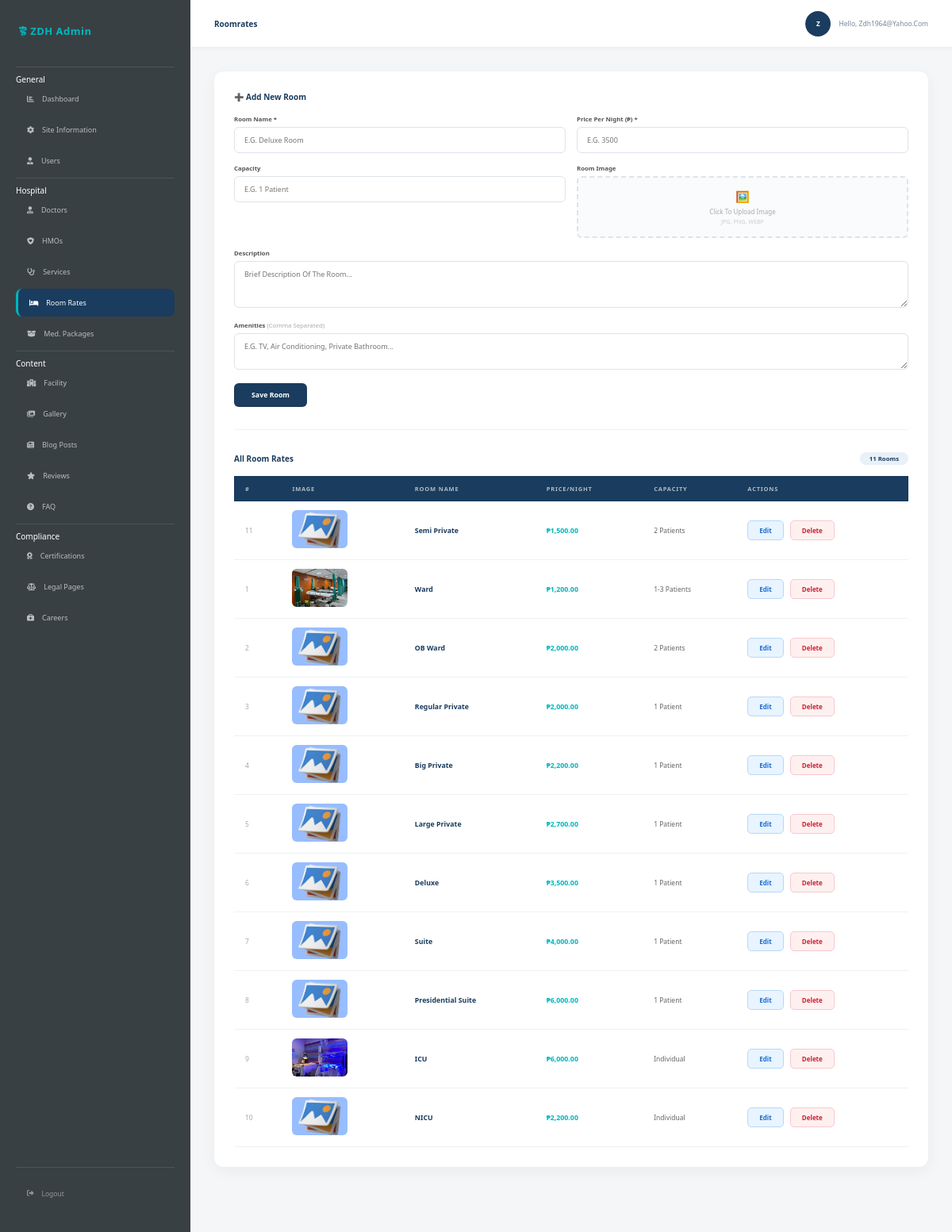
Screenshot of /admin/index.php?page=roomrates (signed in) with the database file from the repository.
### tables this page shows
CREATE TABLE `roomrates` (
  `id` int(11) UNSIGNED NOT NULL,
  `name` varchar(150) NOT NULL,
  `description` text DEFAULT NULL,
  `price_per_night` decimal(10,2) DEFAULT 0.00,
  `capacity` varchar(100) DEFAULT NULL,
  `amenities` text DEFAULT NULL,
  `image` varchar(255) DEFAULT '',
  `created_at` timestamp NOT NULL DEFAULT current_timestamp()
);

### admin/pages/roomrates.php (the view, shortened to what this page needs)
<?php
global $con;
$rooms = [];
$result = mysqli_query($con, "SELECT * FROM roomrates ORDER BY created_at DESC");
while ($row = mysqli_fetch_assoc($result)) $rooms[] = $row;
?>
<h4 id="formTitle" style="margin-bottom:16px;font-size:1rem;color:#1a3c5e;">➕ Add New Room</h4>
<div id="roomForm">
    <div style="display:grid;grid-template-columns:1fr 1fr;gap:14px;margin-bottom:14px;">
        <div>
            <label style="font-size:0.78rem;font-weight:600;color:#555;display:block;margin-bottom:5px;">Room Name *</label>
            <input type="text" id="roomName" placeholder="e.g. Deluxe Room"
                style="width:100%;padding:9px 12px;border:1px solid #dde3ea;border-radius:6px;font-size:0.9rem;font-family:inherit;outline:none;">
        </div>
        <div>
            <label style="font-size:0.78rem;font-weight:600;color:#555;display:block;margin-bottom:5px;">Price Per Night (₱) *</label>
            <input type="number" id="roomPrice" placeholder="e.g. 3500" min="0" step="0.01"
                style="width:100%;padding:9px 12px;border:1px solid #dde3ea;border-radius:6px;font-size:0.9rem;font-family:inherit;outline:none;">
        </div>
        <div>
            <label style="font-size:0.78rem;font-weight:600;color:#555;display:block;margin-bottom:5px;">Capacity</label>
            <input type="text" id="roomCapacity" placeholder="e.g. 1 patient"
                style="width:100%;padding:9px 12px;border:1px solid #dde3ea;border-radius:6px;font-size:0.9rem;font-family:inherit;outline:none;">
        </div>
        <div>
            <label style="font-size:0.78rem;font-weight:600;color:#555;display:block;margin-bottom:5px;">Room Image</label>
            <div id="uploadArea" onclick="document.getElementById('imageInput').click()"
                style="border:2px dashed #dde3ea;border-radius:6px;padding:14px;text-align:center;cursor:pointer;background:#fafbfc;">
                <div id="uploadPlaceholder">
                    <div style="font-size:1.4rem;margin-bottom:4px;">🖼️</div>
                    <div style="font-size:0.8rem;color:#aaa;">Click to upload image</div>
                    <div style="font-size:0.72rem;color:#ccc;margin-top:2px;">JPG, PNG, WEBP</div>
                </div>
            </div>
        </div>
    </div>
    <div style="margin-bottom:14px;">
        <label style="font-size:0.78rem;font-weight:600;color:#555;display:block;margin-bottom:5px;">Description</label>
        <textarea id="roomDesc" rows="3" placeholder="Brief description of the room..."
            style="width:100%;padding:9px 12px;border:1px solid #dde3ea;border-radius:6px;font-size:0.9rem;font-family:inherit;outline:none;resize:vertical;"></textarea>
    </div>
    <div style="margin-bottom:14px;">
        <label style="font-size:0.78rem;font-weight:600;color:#555;display:block;margin-bottom:5px;">Amenities <span style="color:#aaa;font-weight:400;">(comma separated)</span></label>
        <textarea id="roomAmenities" rows="2" placeholder="e.g. TV, Air conditioning, Private bathroom..."
            style="width:100%;padding:9px 12px;border:1px solid #dde3ea;border-radius:6px;font-size:0.9rem;font-family:inherit;outline:none;resize:vertical;"></textarea>
    </div>
    <div style="display:flex;gap:10px;">
        <button onclick="saveRoom()"
            style="padding:9px 22px;background:#1a3c5e;color:white;border:none;border-radius:6px;font-size:0.88rem;font-weight:600;cursor:pointer;">
            Save Room
        </button>
    </div>
</div>
<hr style="margin:28px 0;border:none;border-top:1px solid #eef1f5;">
<div style="display:flex;align-items:center;justify-content:space-between;margin-bottom:14px;">
    <h4 style="font-size:1rem;color:#1a3c5e;">All Room Rates</h4>
    <span id="roomCount" style="background:#e8f0f8;color:#1a3c5e;font-size:0.78rem;font-weight:700;padding:3px 12px;border-radius:20px;">
        <?= count($rooms) ?> Room<?= count($rooms) !== 1 ? 's' : '' ?>
    </span>
</div>
<div style="overflow-x:auto;">
<table style="width:100%;border-collapse:collapse;">
    <thead>
        <tr style="background:#1a3c5e;">
            <th style="padding:11px 14px;text-align:left;font-size:0.75rem;color:rgba(255,255,255,0.65);font-weight:600;letter-spacing:0.8px;text-transform:uppercase;">#</th>
            <th style="padding:11px 14px;text-align:left;font-size:0.75rem;color:rgba(255,255,255,0.65);font-weight:600;letter-spacing:0.8px;text-transform:uppercase;">Image</th>
            <th style="padding:11px 14px;text-align:left;font-size:0.75rem;color:rgba(255,255,255,0.65);font-weight:600;letter-spacing:0.8px;text-transform:uppercase;">Room Name</th>
            <th style="padding:11px 14px;text-align:left;font-size:0.75rem;color:rgba(255,255,255,0.65);font-weight:600;letter-spacing:0.8px;text-transform:uppercase;">Price/Night</th>
            <th style="padding:11px 14px;text-align:left;font-size:0.75rem;color:rgba(255,255,255,0.65);font-weight:600;letter-spacing:0.8px;text-transform:uppercase;">Capacity</th>
            <th style="padding:11px 14px;text-align:left;font-size:0.75rem;color:rgba(255,255,255,0.65);font-weight:600;letter-spacing:0.8px;text-transform:uppercase;">Actions</th>
        </tr>
    </thead>
    <tbody id="roomTableBody">
        <?php if (empty($rooms)): ?>
            <tr><td colspan="6" style="padding:40px;text-align:center;color:#aaa;">No rooms yet. Add one above.</td></tr>
        <?php else: ?>
            <?php foreach ($rooms as $r): ?>
            <tr id="row-<?= $r['id'] ?>" style="border-bottom:1px solid #eef1f5;">
                <td style="padding:11px 14px;font-size:0.85rem;color:#aaa;"><?= $r['id'] ?></td>
                <td style="padding:11px 14px;">
                    <img src="../<?= htmlspecialchars(!empty($r['image']) ? $r['image'] : 'admin/images/default.jpg') ?>"
                        style="width:70px;height:48px;object-fit:cover;border-radius:6px;"
                        onerror="this.onerror=null;this.src='../admin/images/default.jpg'">
                </td>
                <td style="padding:11px 14px;font-size:0.88rem;font-weight:600;color:#1a3c5e;"><?= htmlspecialchars($r['name']) ?></td>
                <td style="padding:11px 14px;font-size:0.88rem;font-weight:700;color:#00b6bd;">
                    ₱<?= number_format($r['price_per_night'], 2) ?>
                </td>
                <td style="padding:11px 14px;font-size:0.85rem;color:#666;"><?= htmlspecialchars($r['capacity'] ?? '—') ?></td>
                <td style="padding:11px 14px;">
                    <div style="display:flex;gap:8px;">
                        <button onclick="editRoom(<?= $r['id'] ?>)"
                            style="padding:6px 14px;background:#e8f4ff;color:#1a6fcc;border:1px solid #b8d8f8;border-radius:5px;font-size:0.8rem;font-weight:600;cursor:pointer;">Edit</button>
                        <button onclick="deleteRoom(<?= $r['id'] ?>, '<?= htmlspecialchars(addslashes($r['name'])) ?>')"
                            style="padding:6px 14px;background:#fff0f0;color:#cc2233;border:1px solid #f8c8cc;border-radius:5px;font-size:0.8rem;font-weight:600;cursor:pointer;">Delete</button>
                    </div>
                </td>
            </tr>
            <?php endforeach; ?>
        <?php endif; ?>
    </tbody>
</table>
</div>

### css/style.css (style rules this page uses)
:root { --blue: #00b6bd; --black: #394044; --wight: #fff; }
body { overflow-x: hidden; }
* { font-family: "Inter", sans-serif; margin: 0; padding: 0; text-decoration: none; text-transform: capitalize; outline: none; box-sizing: border-box; transition: all linear 0.2s; }
html { font-size: 62.5%; overflow-x: hidden; scroll-behavior: smooth; }
hr { border-color: #9a9fa5; margin: 30px 0 20px; }

### admin/index.php (style rules this page uses)
:root { --blue: #00b6bd; --blue-dark: #008f95; --navy: #1a3c5e; --black: #394044; --white: #fff; --bg: #f4f6f8; --border: #eef1f5; }
* { margin:0; padding:0; box-sizing:border-box; font-family: Segoe UI, sans-serif; }

### rows the page displays
roomrates: id "11", name "Semi Private", price_per_night "1,500.00", capacity "2 Patients"
roomrates: id "1", image (picture), name "Ward", price_per_night "1,200.00", capacity "1-3 Patients"
roomrates: id "2", name "OB Ward", price_per_night "2,000.00", capacity "2 Patients"
roomrates: id "3", name "Regular Private", price_per_night "2,000.00", capacity "1 Patient"
roomrates: id "4", name "Big Private", price_per_night "2,200.00", capacity "1 Patient"
roomrates: id "5", name "Large Private", price_per_night "2,700.00", capacity "1 Patient"
roomrates: id "6", name "Deluxe", price_per_night "3,500.00", capacity "1 Patient"
roomrates: id "7", name "Suite", price_per_night "4,000.00", capacity "1 Patient"
roomrates: id "8", name "Presidential Suite", price_per_night "6,000.00", capacity "1 Patient"
roomrates: id "9", image (picture), name "ICU", price_per_night "6,000.00", capacity "Individual"
roomrates: id "10", name "NICU", price_per_night "2,200.00", capacity "Individual"

### other values shown
$page "Roomrates"
substr($_SESSION['username'], 0, 1) "Z"
$_SESSION['username'] "Zdh1964@yahoo.com"
count($rooms) "11"
